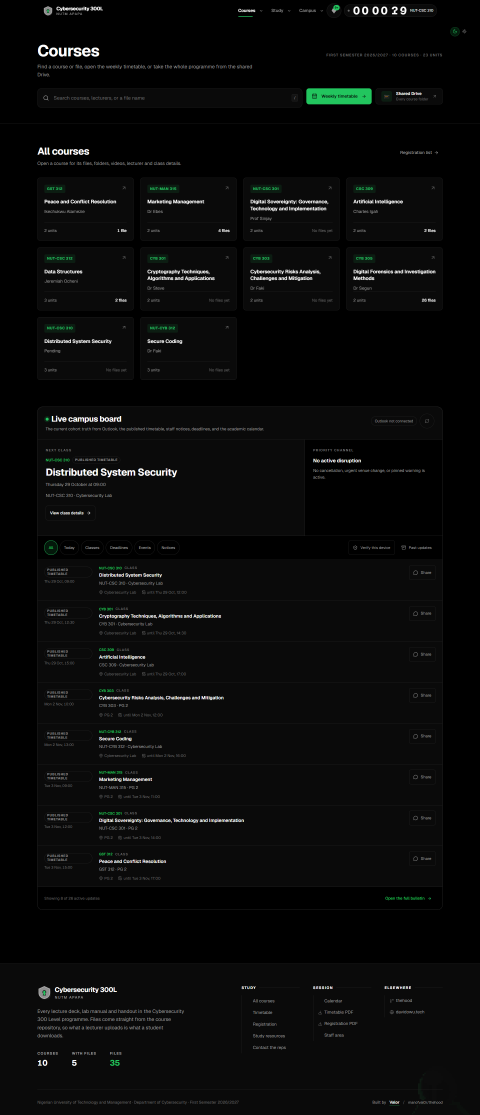
#> input picture .impeccable/review/desktop.png, 1440 x 3345 px (shown at 1/3 size)
$ python imgdiff.py ../../../.impeccable/review/desktop.png ../../../.impeccable/review/mobile.png
#> lines starting #> are read from the running program, lines starting #| are printed output that depends on the picture
import sys
from PIL import Image, ImageChops

a = Image.open(sys.argv[1]).convert("RGB")
#> a is the input picture: PIL image 1440x3345 RGB; mean R, G, B 9.4, 10, 9.6
b = Image.open(sys.argv[2]).convert("RGB")
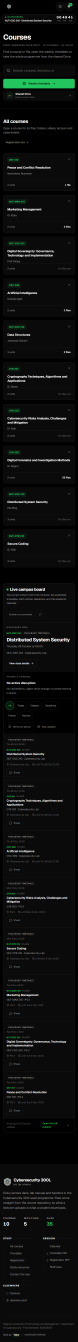
#> input picture .impeccable/review/mobile.png, 390 x 6710 px (shown at 1/5 size)
#> b is the input picture: PIL image 390x6710 RGB; mean R, G, B 13.4, 15, 14
d = ImageChops.difference(a, b)
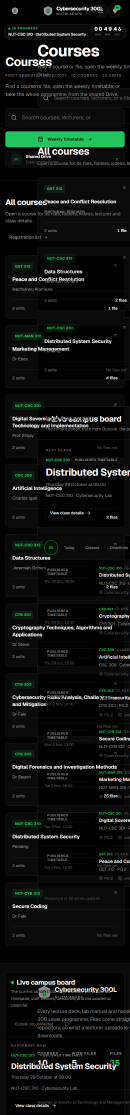
#> d: PIL image 390x3345 RGB (shown at 1/3 size); mean R, G, B 16, 19.2, 17.2
bbox = d.getbbox()
#> bbox = (0, 10, 390, 3345)
print("size", a.size, "diff bbox", bbox)
#| size (1440, 3345) diff bbox (0, 10, 390, 3345)
if bbox:
    x0, y0, x1, y1 = bbox
#> x0 = 0; y0 = 10; x1 = 390; y1 = 3345
    print("region", (x0, y0, x1, y1), "w", x1 - x0, "h", y1 - y0)
#| region (0, 10, 390, 3345) w 390 h 3335
    px = d.crop(bbox).getdata()
    worst = max(px, key=lambda p: max(p))
#> worst = (255, 255, 255)
    print("worst pixel delta", worst)
#| worst pixel delta (255, 255, 255)
    # how many pixels differ at all
    n = sum(1 for p in d.getdata() if p != (0, 0, 0))
#> n = 627725
    print("pixels differing:", n, "of", a.size[0] * a.size[1])
#| pixels differing: 627725 of 4816800
    a.crop(bbox).resize(((x1 - x0) * 3, (y1 - y0) * 3), Image.NEAREST).save("out/qa/diff-region-a.png")
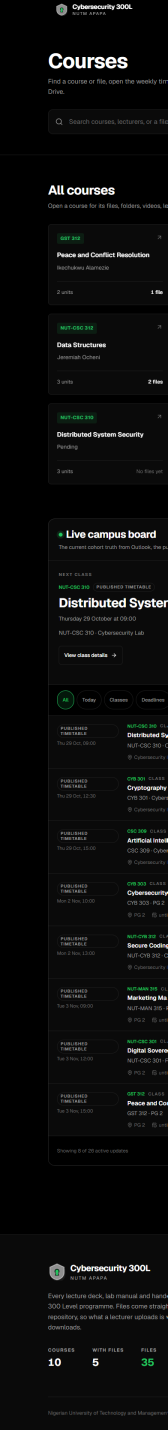
#> saved as diff-region-a.png: PIL image 1170x10005 RGB (shown at 1/7 size); mean R, G, B 11.8, 12.3, 11.9
    b.crop(bbox).resize(((x1 - x0) * 3, (y1 - y0) * 3), Image.NEAREST).save("out/qa/diff-region-b.png")
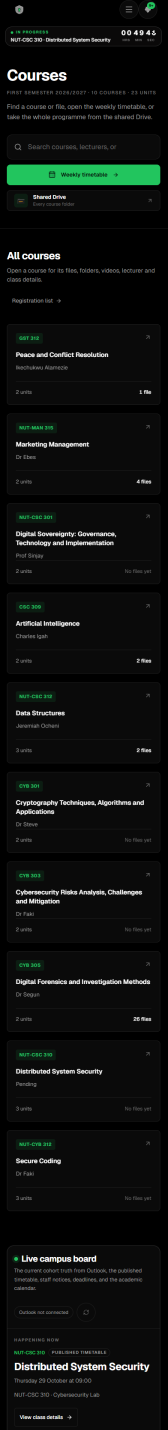
#> saved as diff-region-b.png: PIL image 1170x10005 RGB (shown at 1/7 size); mean R, G, B 13.6, 16.3, 14.5
